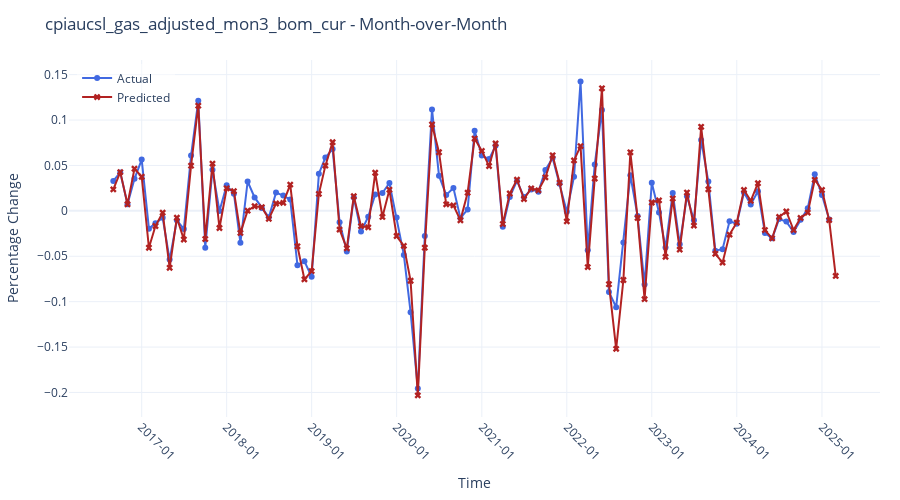

This figure's notebook cell:
### Code cell
plot_forecasts(df,plot_type='mom')
